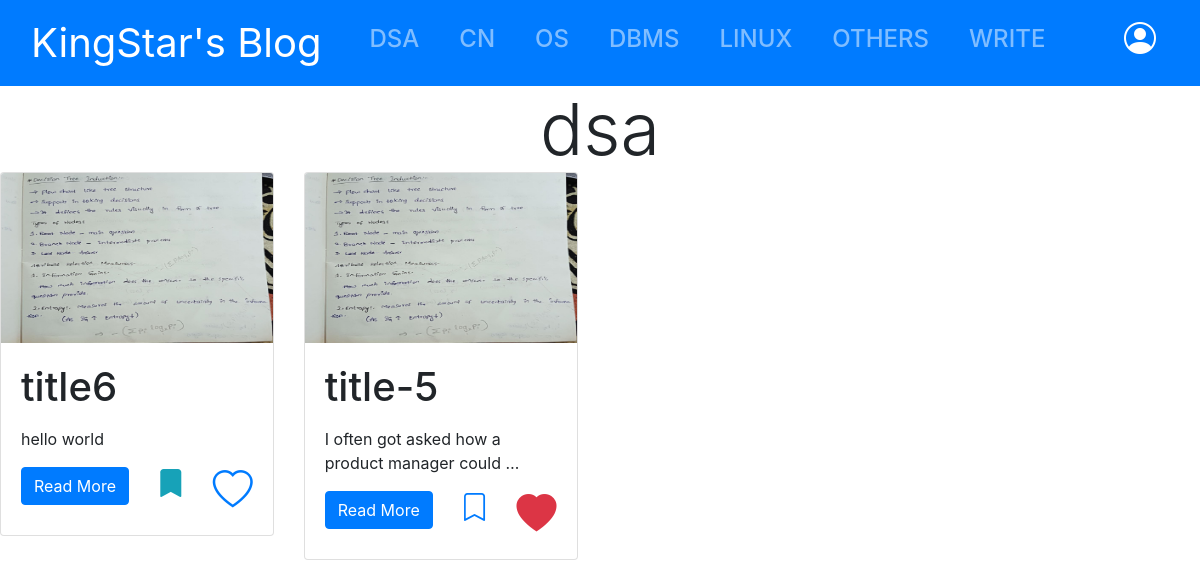
Screenshot of /category/dsa/ (signed in) with the database file from the repository.
### blog/models.py (models this page shows, shortened)
class Article(models.Model):
    title = models.CharField(max_length=200, unique=True)
    slug = models.SlugField(max_length=200, unique=True, editable=True)
    author = models.ForeignKey(User, on_delete=models.CASCADE)
    updated_on = models.DateTimeField(auto_now=True)
    created_on = models.DateTimeField(auto_now_add=True)
    content = RichTextField()
    image = models.ImageField(null=True, blank=True,upload_to='images/')
    category = models.CharField(max_length=200, choices=CATEGORY_CHOICES)
    active = models.BooleanField(default=True)
    class Meta:
        ordering = ['-created_on']
    def __str__(self):
        return self.title

### blog/views.py (the view)
# urls.py: path('category/<str:cat>/', views.getCategory, name = 'categoryview'),
def getCategory(request, cat):
    print("getting correctly")
    articlelist = Article.objects.filter(category=cat.upper()).filter(active=True)
    print(articlelist)
    context = {"articles" : articlelist, "category":cat}
    if request.user.is_authenticated:
        context["profile"] = UserProfile.objects.get(pk=request.user.id)
    return render(request, 'blog/category.html',context=context)

### templates/blog/category.html (shortened to what this page needs)
{% include "blog/base.html" %}
{% block body %}
    <div class="containter">
        <div class="display-3 text-center"> {{ category }}</div>
        <div class="row mr-0">
            {% if articles %}
                {% block content %}
                    {% include "blog/content.html" %}
                {% endblock %}
            {% else %}
                No Articles to Display
            {% endif %}
        </div>
    </div>
{% endblock %}

### templates/blog/content.html
                {% load static %}
                {% for article in articles %}
                <div class="col-12 col-sm-6 col-md-6 col-lg-4 col-xl-3">
                    <div class="card">
                        <img class="card-img-top img-fluid" style="height: 170px;"
                            {% if article.image %}
                            src="{{ article.image.url }}"
                            alt="Card image cap"
                            {% else %}
                            src="{% static 'im1.jpg' %}"
                            alt="Card image cap1"
                            {% endif %}
                            >
                        <div class="card-body">
                            <h5 class="card-title h1">{{ article.title }}</h5>
                            <p class="card-text"> {{ article.content|safe|truncatechars:50 }}</p>
                            <div class="d-flex align-items-start justify-content-between">
                            <a href="{% url 'detail'   article.slug  %}" class="btn btn-primary">Read More</a>
                            {% if request.user.is_authenticated and article in profile.read_later.all %}
                                <a href = "{% url 'readlater' article.slug %}"><i class="h3 bi-bookmark-fill text-info"></i></a>
                            {% else %}
                                <a href = "{% url 'readlater' article.slug %}"><i class="h3 bi-bookmark"></i></a>
                            {% endif %}
                            {% if request.user.is_authenticated and article in profile.favourite.all %}
                                <a href = "{% url 'favourite' article.slug %}"><i class="h1 bi-heart-fill text-danger"></i></a>
                            {% else %}
                                <a href = "{% url 'favourite' article.slug %}"><i class="h1 bi-heart"></i></a>
                            {% endif %}
                            </div>
                        </div>
                    </div>
                </div>
                {% endfor %}

### rows the page displays
Article: image (picture), title "title6", content "hello world"
Article: image (picture), title "title-5", content "I often got asked how a product manager could …"

### other values shown
{{ category }} "dsa"
